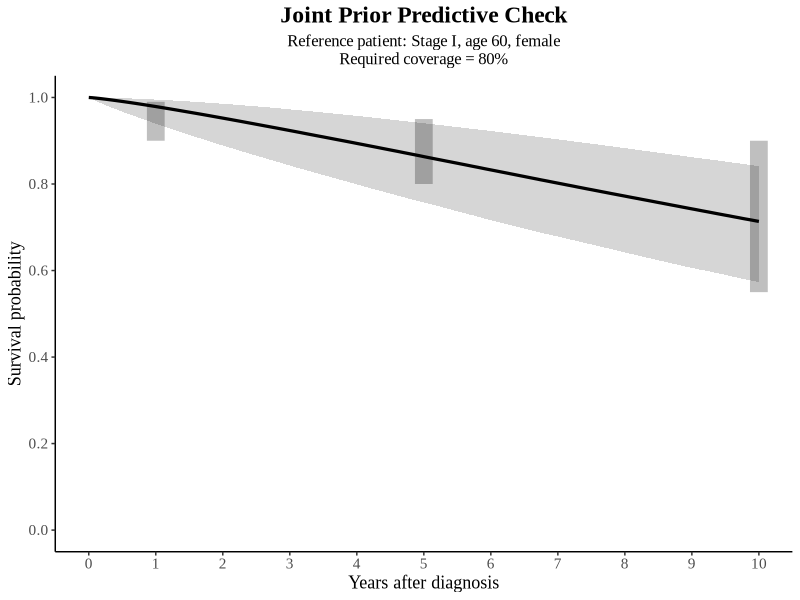
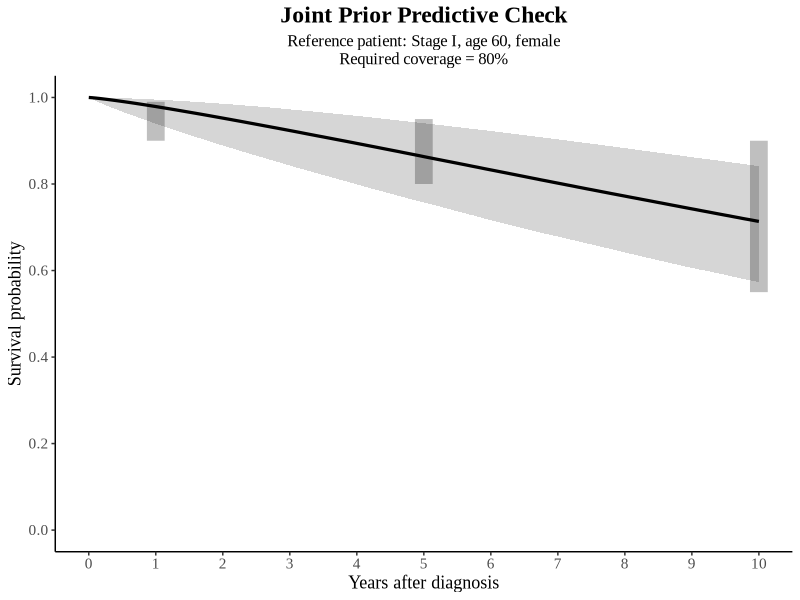

Write the R code that produced these figures, in order. (Note: this script raises an error after producing the figures.)
# ============================================================
# JOINT PRIOR CALIBRATION FOR beta_0 AND k
#
# Weibull model:
#   S(t) = exp(-(t/lambda_0)^k)
#
# Reference patient:
#   Stage I, age 60, female
#
# Goal:
#   Choose beta_0 and k priors jointly so that
#   most prior-predictive survival probabilities fall
#   inside externally plausible survival ranges.
# ============================================================


library(ggplot2)

set.seed(12345)


# ============================================================
# 1. PROJECT DIRECTORY
# ============================================================

project_dir <-
  "D:/OneDrive - Texas A&M University/PhD/Courses/STAT 638/Project"


# ============================================================
# 2. NUMBER OF PRIOR DRAWS
# ============================================================

N <- 10000


# ============================================================
# 3. EXTERNALLY PLAUSIBLE SURVIVAL RANGES
#
# These apply to the reference profile:
# Stage I, age 60, female
# ============================================================

targets <- data.frame(

  Time = c(
    1,
    5,
    10
  ),

  Lower = c(
    0.90,
    0.80,
    0.55
  ),

  Upper = c(
    0.99,
    0.95,
    0.90
  )
)


print(targets)


# ============================================================
# 4. REQUIRED PRIOR-PREDICTIVE COVERAGE
#
# Require at least 80% of prior draws at each time point
# to fall inside its plausible survival range.
# ============================================================

required_coverage <- 0.80


# ============================================================
# 5. CANDIDATE beta_0 PRIORS
#
# beta_0 = log(lambda_0)
#
# Lambda_center is the median prior value of lambda_0
# ============================================================

lambda_centers <- c(
  10,
  12,
  15,
  18,
  20,
  25,
  30
)


beta0_sds <- c(
  0.20,
  0.30,
  0.40,
  0.50
)


# ============================================================
# 6. CANDIDATE k PRIORS
#
# log(k) ~ Normal(log(k_center), logk_sd^2)
# ============================================================

k_centers <- c(
  0.8,
  1.0,
  1.2,
  1.5,
  1.8,
  2.0
)


logk_sds <- c(
  0.15,
  0.20,
  0.30,
  0.40
)


# ============================================================
# 7. FUNCTION TO EVALUATE ONE PRIOR COMBINATION
# ============================================================

evaluate_prior <- function(
    lambda_center,
    beta0_sd,
    k_center,
    logk_sd) {


  # ----------------------------------------------------------
  # Draw beta_0
  # ----------------------------------------------------------

  mu_beta0 <- log(lambda_center)

  beta0 <- rnorm(
    N,
    mean = mu_beta0,
    sd = beta0_sd
  )


  lambda0 <- exp(beta0)


  # ----------------------------------------------------------
  # Draw k
  # ----------------------------------------------------------

  mu_logk <- log(k_center)

  logk <- rnorm(
    N,
    mean = mu_logk,
    sd = logk_sd
  )


  k <- exp(logk)


  # ----------------------------------------------------------
  # Containers
  # ----------------------------------------------------------

  medians <- numeric(nrow(targets))

  lower95 <- numeric(nrow(targets))

  upper95 <- numeric(nrow(targets))

  coverage <- numeric(nrow(targets))


  # ----------------------------------------------------------
  # Prior predictive calculation
  # ----------------------------------------------------------

  for (j in seq_len(nrow(targets))) {


    t <- targets$Time[j]


    S <- exp(
      -(t / lambda0)^k
    )


    # Median survival
    medians[j] <- median(S)


    # 95% prior predictive interval
    lower95[j] <- quantile(
      S,
      probs = 0.025,
      names = FALSE
    )


    upper95[j] <- quantile(
      S,
      probs = 0.975,
      names = FALSE
    )


    # --------------------------------------------------------
    # MAIN QUANTITY:
    #
    # Fraction of prior predictions falling inside
    # the plausible external survival range
    # --------------------------------------------------------

    coverage[j] <- mean(
      S >= targets$Lower[j] &
      S <= targets$Upper[j]
    )
  }


  # ==========================================================
  # 8. SCORE
  #
  # No penalty if coverage >= 80%.
  #
  # If coverage < 80%, penalize the shortfall.
  # ==========================================================

  coverage_deficit <-
    pmax(
      required_coverage - coverage,
      0
    )


  coverage_penalty <-
    sum(
      coverage_deficit^2
    )


  # ----------------------------------------------------------
  # Also require median survival to lie inside target range.
  # ----------------------------------------------------------

  median_penalty <- 0


  for (j in seq_len(nrow(targets))) {


    if (medians[j] < targets$Lower[j]) {

      median_penalty <-
        median_penalty +
        (targets$Lower[j] - medians[j])^2
    }


    if (medians[j] > targets$Upper[j]) {

      median_penalty <-
        median_penalty +
        (medians[j] - targets$Upper[j])^2
    }
  }


  # ----------------------------------------------------------
  # Total score
  # ----------------------------------------------------------

  total_score <-
    coverage_penalty +
    10 * median_penalty


  # ----------------------------------------------------------
  # Did this candidate satisfy all three coverage requirements?
  # ----------------------------------------------------------

  passes_all <-
    all(
      coverage >= required_coverage
    )


  # ----------------------------------------------------------
  # Return result
  # ----------------------------------------------------------

  data.frame(

    Lambda_center =
      lambda_center,

    Beta0_mean =
      mu_beta0,

    Beta0_SD =
      beta0_sd,

    K_center =
      k_center,

    LogK_mean =
      mu_logk,

    LogK_SD =
      logk_sd,


    S1_median =
      medians[1],

    S5_median =
      medians[2],

    S10_median =
      medians[3],


    S1_lower95 =
      lower95[1],

    S1_upper95 =
      upper95[1],


    S5_lower95 =
      lower95[2],

    S5_upper95 =
      upper95[2],


    S10_lower95 =
      lower95[3],

    S10_upper95 =
      upper95[3],


    Coverage_1yr =
      coverage[1],

    Coverage_5yr =
      coverage[2],

    Coverage_10yr =
      coverage[3],


    Minimum_coverage =
      min(coverage),


    Mean_coverage =
      mean(coverage),


    Passes_all =
      passes_all,


    Score =
      total_score
  )
}



# ============================================================
# 9. RUN GRID SEARCH
# ============================================================

results_list <- list()

counter <- 1


for (lc in lambda_centers) {

  for (b_sd in beta0_sds) {

    for (kc in k_centers) {

      for (k_sd in logk_sds) {


        results_list[[counter]] <-
          evaluate_prior(

            lambda_center =
              lc,

            beta0_sd =
              b_sd,

            k_center =
              kc,

            logk_sd =
              k_sd
          )


        counter <-
          counter + 1
      }
    }
  }
}


prior_results <-
  do.call(
    rbind,
    results_list
  )



# ============================================================
# 10. RANK RESULTS
#
# Priority:
#
# 1. Pass all 80% requirements
# 2. Highest minimum coverage
# 3. Highest mean coverage
# 4. Lowest score
# ============================================================

prior_results <-
  prior_results[
    order(
      -prior_results$Passes_all,
      -prior_results$Minimum_coverage,
      -prior_results$Mean_coverage,
      prior_results$Score
    ),
  ]


row.names(prior_results) <- NULL



# ============================================================
# 11. DISPLAY TOP RESULTS
# ============================================================

cat(
  "\n============================================\n"
)

cat(
  "TOP 20 JOINT PRIOR CANDIDATES\n"
)

cat(
  "============================================\n\n"
)


print(
  head(
    prior_results,
    20
  ),
  digits = 4
)



# ============================================================
# 12. HOW MANY CANDIDATES PASSED?
# ============================================================

n_pass <-
  sum(
    prior_results$Passes_all
  )


cat(
  "\nNumber of candidates meeting >= ",
  required_coverage * 100,
  "% coverage at ALL three times: ",
  n_pass,
  "\n",
  sep = ""
)



# ============================================================
# 13. SELECT BEST CANDIDATE
# ============================================================

best <-
  prior_results[1, ]


cat(
  "\n============================================\n"
)

cat(
  "BEST CANDIDATE\n"
)

cat(
  "============================================\n\n"
)


print(
  best,
  digits = 4
)



# ============================================================
# 14. PRINT PRIORS CLEARLY
# ============================================================

cat(
  "\nSelected beta_0 prior:\n"
)

cat(
  "beta_0 ~ Normal(",
  round(best$Beta0_mean, 3),
  ", ",
  round(best$Beta0_SD, 3),
  "^2)\n",
  sep = ""
)



cat(
  "\nSelected log(k) prior:\n"
)

cat(
  "log(k) ~ Normal(",
  round(best$LogK_mean, 3),
  ", ",
  round(best$LogK_SD, 3),
  "^2)\n",
  sep = ""
)



cat(
  "\nMedian prior lambda_0 = ",
  best$Lambda_center,
  " years\n",
  sep = ""
)


cat(
  "Median prior k = ",
  best$K_center,
  "\n",
  sep = ""
)



# ============================================================
# 15. PRINT COVERAGE IN PERCENTAGES
# ============================================================

cat(
  "\nPrior-predictive coverage:\n"
)


cat(
  "1 year : ",
  round(
    100 * best$Coverage_1yr,
    1
  ),
  "% inside [0.90, 0.99]\n",
  sep = ""
)


cat(
  "5 years: ",
  round(
    100 * best$Coverage_5yr,
    1
  ),
  "% inside [0.80, 0.95]\n",
  sep = ""
)


cat(
  "10 years: ",
  round(
    100 * best$Coverage_10yr,
    1
  ),
  "% inside [0.55, 0.90]\n",
  sep = ""
)



# ============================================================
# 16. GENERATE FINAL PRIOR PREDICTIVE CURVE
# ============================================================

set.seed(9876)


beta0_final <- rnorm(

  N,

  mean =
    best$Beta0_mean,

  sd =
    best$Beta0_SD
)


lambda_final <-
  exp(beta0_final)



logk_final <- rnorm(

  N,

  mean =
    best$LogK_mean,

  sd =
    best$LogK_SD
)


k_final <-
  exp(logk_final)



# ============================================================
# 17. TIME GRID
# ============================================================

time_grid <-
  seq(
    0,
    10,
    by = 0.05
  )



# ============================================================
# 18. PRIOR PREDICTIVE SURVIVAL MATRIX
# ============================================================

S_matrix <- sapply(

  time_grid,

  function(t) {

    exp(
      -(t / lambda_final)^k_final
    )
  }
)



# ============================================================
# 19. SUMMARIZE CURVES
# ============================================================

curve_data <- data.frame(

  Time =
    time_grid,


  Median =
    apply(
      S_matrix,
      2,
      median
    ),


  Lower95 =
    apply(
      S_matrix,
      2,
      quantile,
      probs = 0.025
    ),


  Upper95 =
    apply(
      S_matrix,
      2,
      quantile,
      probs = 0.975
    )
)



# ============================================================
# 20. PLOT
# ============================================================

p <- ggplot(
  curve_data,
  aes(
    x = Time,
    y = Median
  )
) +


  # 95% prior predictive interval
  geom_ribbon(

    aes(
      ymin = Lower95,
      ymax = Upper95
    ),

    alpha = 0.20
  ) +


  # Median prior predictive curve
  geom_line(
    linewidth = 1.1
  ) +


  # Plausible survival ranges
  geom_segment(

    data = targets,

    aes(
      x = Time,
      xend = Time,
      y = Lower,
      yend = Upper
    ),

    inherit.aes = FALSE,

    linewidth = 6,

    alpha = 0.25
  ) +


  scale_y_continuous(

    limits = c(
      0,
      1
    ),

    breaks =
      seq(
        0,
        1,
        by = 0.2
      )
  ) +


  scale_x_continuous(

    breaks =
      0:10
  ) +


  labs(

    title =
      "Joint Prior Predictive Check",

    subtitle =
      paste0(
        "Reference patient: Stage I, age 60, female",
        "\n",
        "Required coverage = ",
        required_coverage * 100,
        "%"
      ),

    x =
      "Years after diagnosis",

    y =
      "Survival probability"
  ) +


  theme_classic(
    base_family =
      "Times New Roman"
  ) +


  theme(

    text =
      element_text(
        family =
          "Times New Roman",
        size = 12
      ),

    plot.title =
      element_text(
        family =
          "Times New Roman",
        face = "bold",
        hjust = 0.5,
        size = 17
      ),

    plot.subtitle =
      element_text(
        family =
          "Times New Roman",
        hjust = 0.5,
        size = 12
      ),

    axis.title =
      element_text(
        family =
          "Times New Roman",
        size = 13
      ),

    axis.text =
      element_text(
        family =
          "Times New Roman",
        size = 11
      )
  )



print(p)



# ============================================================
# 21. SAVE PLOT
# ============================================================

ggsave(

  filename =
    file.path(
      project_dir,
      "Final_Beta0_K_Prior_80pct_Coverage.png"
    ),

  plot =
    p,

  width =
    8,

  height =
    6,

  dpi =
    300
)



# ============================================================
# 22. SAVE FULL GRID SEARCH
# ============================================================

write.csv(

  prior_results,

  file.path(
    project_dir,
    "Beta0_K_Prior_80pct_Grid_Search.csv"
  ),

  row.names =
    FALSE
)



cat(
  "\nFiles saved successfully.\n"
)
